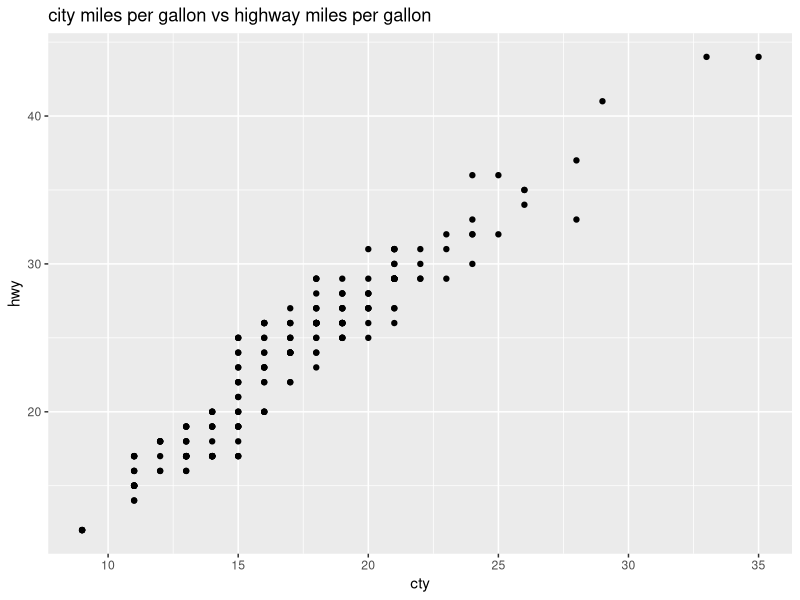
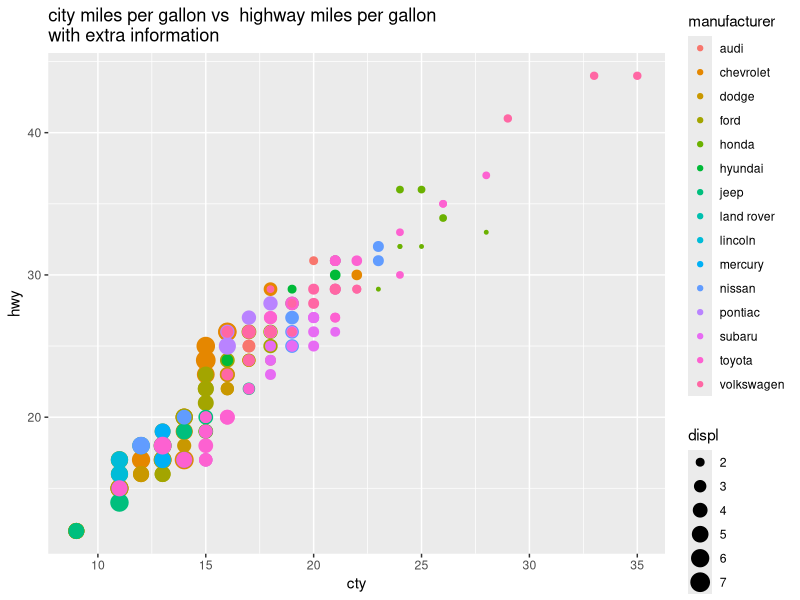

Here is the R script that generated these plots, in order:
# Activity 03_02: using size and colour

library(ggplot2)
?mpg

# simple plot
ggplot(mpg, aes( cty, hwy)) + 
  geom_point() +
  ggtitle("city miles per gallon vs highway miles per gallon")

# adding engine displacement and manufacturer to the graph
ggplot(mpg, aes( cty, hwy)) + 
  geom_point( aes( size = displ, colour = manufacturer)) +
  ggtitle("city miles per gallon vs  highway miles per gallon\nwith extra information")

# For more information:
# http://docs.ggplot2.org/current/geom_point.html 